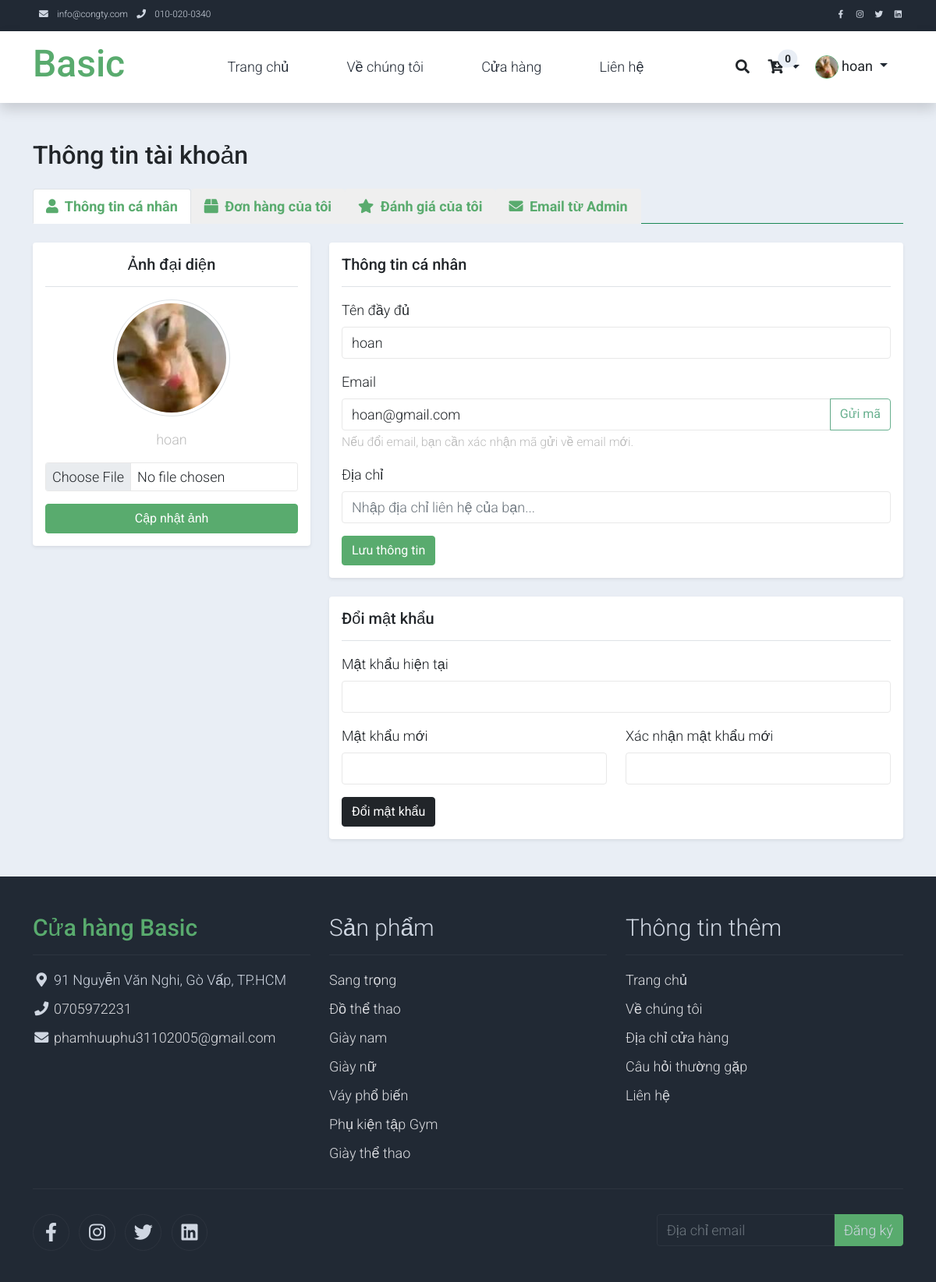
/index.php?page=profile (signed in), run on the app's committed database.
### tables this page shows
CREATE TABLE `users` (
  `id` int(11) NOT NULL,
  `managed_by` int(11) DEFAULT NULL,
  `fullname` varchar(100) NOT NULL,
  `email` varchar(150) NOT NULL,
  `password` varchar(255) NOT NULL,
  `membership` enum('silver','gold','diamond') NOT NULL DEFAULT 'silver',
  `is_locked` tinyint(1) NOT NULL DEFAULT 0,
  `created_at` datetime NOT NULL DEFAULT current_timestamp(),
  `username` varchar(50) DEFAULT NULL,
  `image` varchar(255) DEFAULT 'default.png',
  `role` varchar(50) NOT NULL DEFAULT 'user'
);

### app/controllers/ProfileController.php (called while the page is built, shortened)
<?php
class ProfileController extends Controller {
    public function index() {
        $userModel = $this->model('UserAuth');
        $username = $_SESSION['user'];
        $error = '';
        $success = '';
        $userInfo = $userModel->getUserByUsername($username);
        $orders = [];
        if ($userInfo && isset($userInfo['id'])) {
            $orders = $userModel->getUserOrders($userInfo['id']);
        }
        $emailModel = $this->model('AdminModel');
        $userEmails = [];
        if ($userInfo) {
            $membership = $userInfo['membership'] ?? 'silver';
            $userEmails = $emailModel->getEmailsForUser($userInfo['username'], $membership);
        }
        $productModel = $this->model('ProductModel');
        $userReviews  = [];
        if ($userInfo && isset($userInfo['id'])) {
            $userReviews = $productModel->getReviewsByUser($userInfo['id']);
        }
        $this->view('profile', [
            'pageTitle' => 'Basic Shop - Tài khoản của tôi',
            'page' => 'profile',
            'error' => $error,
            'success' => $success,
            'currentUserInfo' => $userInfo,
            'userOrders' => $orders,
            'userEmails' => $userEmails,
            'userReviews' => $userReviews,
        ]);
    }
}

### app/core/App.php (called while the page is built, shortened)
<?php
class App {
    protected $method = 'index';
    public function __construct() {
        $url = $this->parseUrl();
        $controllerName = ucfirst($url[0]) . 'Controller';
        if(file_exists(ROOT_PATH . '/app/controllers/' . $controllerName . '.php')) {
            unset($url[0]);
        }
        $this->controller = new $this->controller;
        $this->params = $url ? array_values($url) : [];
        call_user_func_array([$this->controller, $this->method], $this->params);
    }
    public function parseUrl() {
        if(isset($_GET['page'])) {
            $page = $_GET['page'];
            return [str_replace('-', '', $page)];
        }
        return ['Home'];
    }
}

### index.php (called while the page is built, shortened)
<?php
require_once ROOT_PATH . '/app/core/App.php';
$app = new App();

### app/models/xl_data.php (called while the page is built, shortened)
<?php
class xl_data{
    private $db;
    public function __construct(){
        $this->db = new database();
    }
    public function read_item($sql, $params = []): array{
        $db = $this->db->connect();
        if($db != null){
            try{
                $stmt = $db->prepare($sql);
                $stmt->execute($params);
                $result = $stmt->fetchAll(PDO::FETCH_ASSOC);
                return $result ? $result : [];
            }catch(PDOException $e){
                throw $e;
            }
        }
        return [];
    }
}
?>

### app/models/userauth.php (called while the page is built, shortened)
<?php
    include_once __DIR__ . '/xl_data.php';
    class UserAuth extends xl_data{
        public function getUserByUsername($username){
            $sql = 'SELECT * FROM users WHERE username = ?';
            $result = $this->read_item($sql, [$username]);
            return !empty($result) ? $result[0] : null;
        }
}

### app/views/profile.php (the view, shortened to what this page needs)
<section class="bg-light py-5">
    <div class="container">
        <div class="row">
            <div class="col-12">
                <h2 class="mb-4">Thông tin tài khoản</h2>
            </div>
        </div>
        <ul class="nav nav-tabs mb-4 border-success" id="profileTab" role="tablist">
            <li class="nav-item" role="presentation">
                <button class="nav-link active text-success fw-bold" id="info-tab"
                        data-bs-toggle="tab" data-bs-target="#info"
                        type="button" role="tab" aria-selected="true">
                    <i class="fa fa-user me-1"></i> Thông tin cá nhân
                </button>
            </li>
            <li class="nav-item" role="presentation">
                <button class="nav-link text-success fw-bold" id="orders-tab"
                        data-bs-toggle="tab" data-bs-target="#orders"
                        type="button" role="tab" aria-selected="false">
                    <i class="fa fa-box me-1"></i> Đơn hàng của tôi
                </button>
            </li>
            <li class="nav-item" role="presentation">
                <button class="nav-link text-success fw-bold" id="reviews-tab"
                        data-bs-toggle="tab" data-bs-target="#reviews"
                        type="button" role="tab" aria-selected="false">
                    <i class="fa fa-star me-1"></i> Đánh giá của tôi
                </button>
            </li>
            <li class="nav-item" role="presentation">
                <button class="nav-link text-success fw-bold" id="emails-tab"
                        data-bs-toggle="tab" data-bs-target="#emails"
                        type="button" role="tab" aria-selected="false">
                    <i class="fa fa-envelope me-1"></i> Email từ Admin
                </button>
            </li>
        </ul>
        <div class="tab-content" id="profileTabContent">
            <div class="tab-pane fade show active" id="info" role="tabpanel" aria-labelledby="info-tab">
                <div class="row">
                    <div class="col-md-4 mb-4">
                        <div class="card shadow-sm border-0">
                            <div class="card-body text-center">
                                <h5 class="card-title border-bottom pb-3 mb-3">Ảnh đại diện</h5>
                                <?php
                                    $avatarSrc = (!empty($currentUserInfo['image']) && $currentUserInfo['image'] !== 'default.png')
                                        ? BASE_URL . "assets/img/avatars/" . $currentUserInfo['image']
                                        : BASE_URL . "assets/img/category_img_03.jpg";
                                ?>
                                <img src="<?= htmlspecialchars($avatarSrc) ?>" alt="Avatar" class="rounded-circle img-thumbnail mb-3" style="width: 150px; height: 150px; object-fit: cover;">
                                <p class="text-muted"><?= htmlspecialchars($currentUserInfo['username']) ?></p>
                                <form action="index.php?page=profile" method="POST" enctype="multipart/form-data">
                                    <div class="mb-3">
                                        <input class="form-control form-control-sm" type="file" name="avatar" accept="image/*" required>
                                    </div>
                                    <button type="submit" name="btn_update_avatar" class="btn btn-success w-100">Cập nhật ảnh</button>
                                </form>
                            </div>
                        </div>
                    </div>
                    <div class="col-md-8">
                        <div class="card shadow-sm border-0 mb-4">
                            <div class="card-body">
                                <h5 class="card-title border-bottom pb-3 mb-3">Thông tin cá nhân</h5>
                                <form action="index.php?page=profile" method="POST">
                                    <div class="mb-3">
                                        <label class="form-label">Tên đầy đủ</label>
                                        <input type="text" class="form-control" name="fullname" value="<?= htmlspecialchars($currentUserInfo['fullname'] ?? '') ?>" required>
                                    </div>
                                    <div class="mb-3">
                                        <label class="form-label">Email</label>
                                        <div class="input-group">
                                            <input type="email" class="form-control" id="email_input" name="email" value="<?= htmlspecialchars($currentUserInfo['email'] ?? '') ?>" required>
                                            <button type="button" class="btn btn-outline-success" id="btn_send_code" onclick="showVerificationCode()">Gửi mã</button>
                                        </div>
                                        <small class="text-muted" id="email_hint">Nếu đổi email, bạn cần xác nhận mã gửi về email mới.</small>
                                    </div>
                                    <div class="mb-3">
                                        <label class="form-label">Địa chỉ</label>
                                        <input type="text" class="form-control" name="address" value="<?= htmlspecialchars($currentUserInfo['address'] ?? '') ?>" placeholder="Nhập địa chỉ liên hệ của bạn...">
                                    </div>
                                    <button type="submit" name="btn_update_info" class="btn btn-success">Lưu thông tin</button>
                                </form>
                            </div>
                        </div>
                        <div class="card shadow-sm border-0">
                            <div class="card-body">
                                <h5 class="card-title border-bottom pb-3 mb-3">Đổi mật khẩu</h5>
                                <form action="index.php?page=profile" method="POST">
                                    <div class="mb-3">
                                        <label class="form-label">Mật khẩu hiện tại</label>
                                        <input type="password" class="form-control" name="old_password" required>
                                    </div>
                                    <div class="row">
                                        <div class="col-md-6 mb-3">
                                            <label class="form-label">Mật khẩu mới</label>
                                            <input type="password" class="form-control" name="new_password" required>
                                        </div>
                                        <div class="col-md-6 mb-3">
                                            <label class="form-label">Xác nhận mật khẩu mới</label>
                                            <input type="password" class="form-control" name="confirm_password" required>
                                        </div>
                                    </div>
                                    <button type="submit" name="btn_update_password" class="btn btn-dark">Đổi mật khẩu</button>
                                </form>
                            </div>
                        </div>
                    </div>
                </div>
            </div>
        </div>
    </div>
</section>

### app/views/inc/header.php (shortened to what this page needs)
<!DOCTYPE html>
<html lang="vi">
<head>
    <link rel="stylesheet" href="assets/css/bootstrap.min.css">
    <link rel="stylesheet" href="assets/css/templatemo.css">
    <link rel="stylesheet" href="assets/css/custom.css">
    <link rel="stylesheet" href="assets/css/slick.min.css">
    <link rel="stylesheet" href="assets/css/slick-theme.css">
    <link rel="stylesheet" href="assets/css/fontawesome.min.css">
</head>
<body>
    <nav class="navbar navbar-expand-lg bg-dark navbar-light d-none d-lg-block" id="templatemo_nav_top">
        <div class="container text-light">
            <div class="w-100 d-flex justify-content-between">
                <div>
                    <i class="fa fa-envelope mx-2"></i>
                    <a class="navbar-sm-brand text-light text-decoration-none" href="mailto:info@company.com">info@congty.com</a>
                    <i class="fa fa-phone mx-2"></i>
                    <a class="navbar-sm-brand text-light text-decoration-none" href="tel:010-020-0340">010-020-0340</a>
                </div>
                <div>
                    <a class="text-light" href="https://fb.com/templatemo" target="_blank" rel="sponsored"><i class="fab fa-facebook-f fa-sm fa-fw me-2"></i></a>
                    <a class="text-light" href="https://www.instagram.com/" target="_blank"><i class="fab fa-instagram fa-sm fa-fw me-2"></i></a>
                    <a class="text-light" href="https://twitter.com/" target="_blank"><i class="fab fa-twitter fa-sm fa-fw me-2"></i></a>
                    <a class="text-light" href="https://www.linkedin.com/" target="_blank"><i class="fab fa-linkedin fa-sm fa-fw"></i></a>
                </div>
            </div>
        </div>
    </nav>
    <nav class="navbar navbar-expand-lg navbar-light shadow">
        <div class="container d-flex justify-content-between align-items-center">
            <a class="navbar-brand text-success logo h1 align-self-center" href="index.php?page=home">
                Basic
            </a>
            <div class="align-self-center collapse navbar-collapse flex-fill  d-lg-flex justify-content-lg-between" id="templatemo_main_nav">
                <div class="flex-fill">
                    <ul class="nav navbar-nav d-flex justify-content-between mx-lg-auto">
                        <li class="nav-item">
                            <a class="nav-link" href="index.php?page=home">Trang chủ</a>
                        </li>
                        <li class="nav-item">
                            <a class="nav-link" href="index.php?page=about">Về chúng tôi</a>
                        </li>
                        <li class="nav-item">
                            <a class="nav-link" href="index.php?page=shop">Cửa hàng</a>
                        </li>
                        <li class="nav-item">
                            <a class="nav-link" href="index.php?page=contact">Liên hệ</a>
                        </li>
                    </ul>
                </div>
                <div class="navbar align-self-center d-flex">
                    <a class="nav-icon d-none d-lg-inline" href="#" data-bs-toggle="modal" data-bs-target="#templatemo_search">
                        <i class="fa fa-fw fa-search text-dark mr-2"></i>
                    </a>
                    <div class="dropdown d-inline-block">
                        <a class="nav-icon position-relative text-decoration-none dropdown-toggle" href="#" id="cartDropdown" role="button" data-bs-toggle="dropdown" aria-expanded="false">
                            <i class="fa fa-fw fa-cart-arrow-down text-dark mr-1"></i>
                            <span class="position-absolute top-0 left-100 translate-middle badge rounded-pill bg-light text-dark" style="transform: translate(-50%, -50%) !important;">
                                <?php echo isset($_SESSION['cart']) ? count($_SESSION['cart']) : '0'; ?>
                            </span>
                        </a>
                    </div>
                    <div class="dropdown d-inline-block">
                        <a class="nav-icon position-relative text-decoration-none dropdown-toggle" href="#" id="userDropdown" role="button" data-bs-toggle="dropdown" aria-expanded="false">
                            <?php if ($isLoggedIn && isset($currentUserInfo) && !empty($currentUserInfo['image']) && $currentUserInfo['image'] !== 'default.png'): ?>
                                <img src="assets/img/avatars/<?= htmlspecialchars($currentUserInfo['image']) ?>" alt="Avatar" class="rounded-circle mr-2" style="width: 30px; height: 30px; object-fit: cover; border: 1px solid #59ab6e;">
                                <span class="text-dark"><strong><?= htmlspecialchars($currentUserInfo['username']) ?></strong></span>
                            <?php else: ?>
                                <i class="fa fa-fw fa-user text-dark mr-1"></i>
                                <?php if ($isLoggedIn): ?><span class="text-dark"><strong><?= htmlspecialchars($_SESSION['user']) ?></strong></span><?php endif; ?>
                            <?php endif; ?>
                        </a>
                    </div>
                </div>
            </div>
        </div>
    </nav>

### data on the page
users: image (picture), username "hoan", fullname "hoan", email "hoan@gmail.com"
